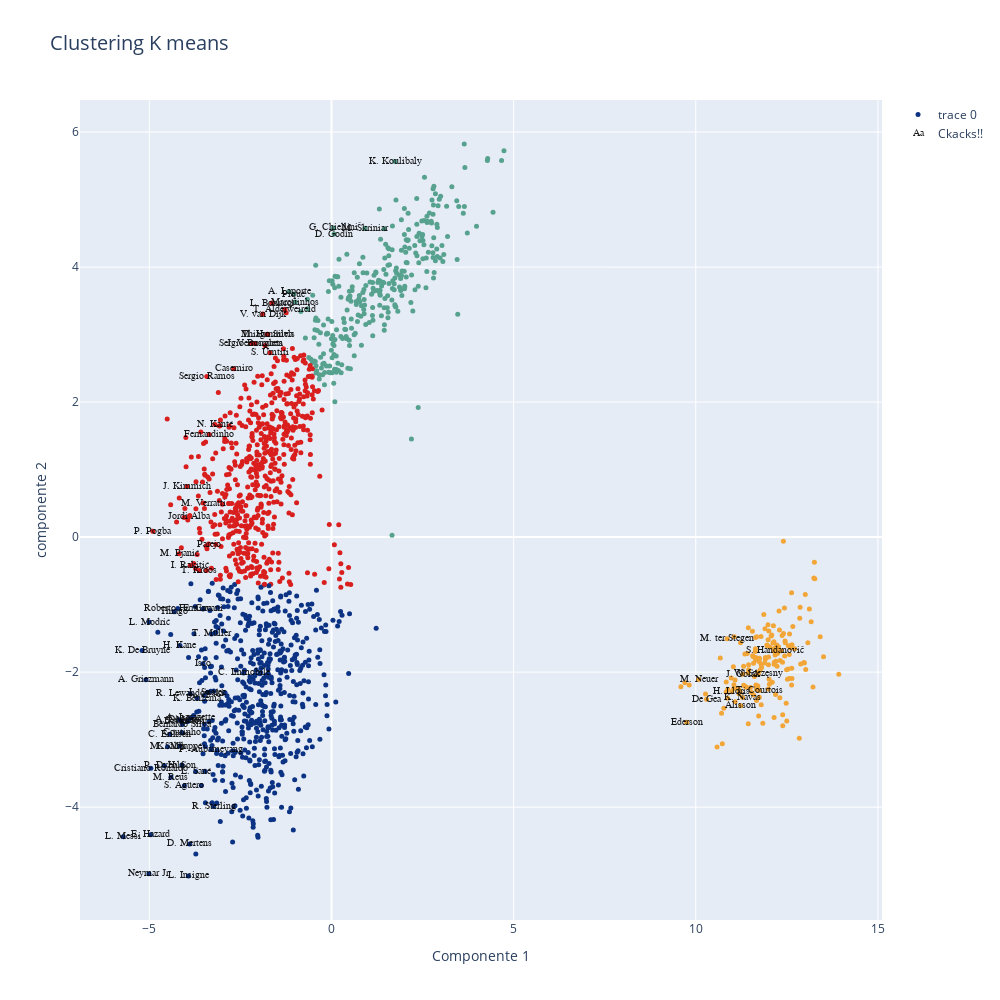

The code cell stored with this chart in its notebook:
### Code cell
data=[]
bool_crack=df_n["overall"] > 85
bool_no_crack=df_n["overall"]<86

print(X_projected)
#Eligo dos números entre 0 y  de n_skills-1
skill_1=X_projected
skill_2=X_projected


kmean_clusters = go.Scatter(x=X_projected[:,0], y=X_projected[:,1],
                           mode='markers',
                           text=df_n.loc[:,'short_name'],
                           #text=df_n.loc[:,'team_position'],
                           marker=dict(
                                size=5,
                                color = clusters.astype(np.float), #set color equal to a variable
                                colorscale='Portland',
                                showscale=False)
                           )

crack =go.Scatter(x=X_projected[bool_crack,0], y=X_projected[bool_crack,1],name='Ckacks!!',
                      text=df_n.loc[bool_crack,'short_name'],
                      textfont=dict(family='sans serif',size=10,color='black'),
                      opacity=0.9,mode='text')

data=[kmean_clusters,crack]

layout = go.Layout(title="Clustering K means ",titlefont=dict(size=20),
                xaxis=dict(title='Componente 1'),
                yaxis=dict(title='componente 2'),
                autosize=False, width=1000,height=1000)

fig = go.Figure(data=data, layout=layout)

iplot(fig)

### Figure 1 — Plotly figure (JSON) as saved in the notebook; plotly's stock layout.template omitted (floating-point values rounded to 4 significant figures; data arrays with more than 128 entries replaced by an {"elided": "..."} marker saying what was removed)
{"data": [{"marker": {"color": {"elided": "1615 int values"}, "colorscale": [[0, "rgb(12,51,131)"], [0.25, "rgb(10,136,186)"], [0.5, "rgb(242,211,56)"], [0.75, "rgb(242,143,56)"], [1, "rgb(217,30,30)"]], "showscale": false, "size": 5}, "mode": "markers", "text": {"elided": "1615 str values"}, "type": "scatter", "x": {"elided": "1615 float values"}, "y": {"elided": "1615 float values"}}, {"mode": "text", "name": "Ckacks!!", "opacity": 0.9, "text": ["L. Messi", "Cristiano Ronaldo", "Neymar Jr", "J. Oblak", "E. Hazard", "K. De Bruyne", "M. ter Stegen", "V. van Dijk", "L. Modrić", "M. Salah", "K. Mbappé", "K. Koulibaly", "H. Kane", "Alisson", "De Gea", "N. Kanté", "G. Chiellini", "S. Agüero", "Sergio Ramos", "L. Suárez", "R. Lewandowski", "Sergio Busquets", "A. Griezmann", "P. Dybala", "P. Pogba", "Ederson", "R. Sterling", "C. Eriksen", "T. Courtois", "Piqué", "S. Handanovič", "M. Neuer", "H. Lloris", "David Silva", "E. Cavani", "D. Godín", "T. Kroos", "M. Reus", "P. Aubameyang", "S. Mané", "A. Laporte", "Bernardo Silva", "Casemiro", "H. Son", "Fernandinho", "Thiago Silva", "K. Benzema", "J. Vertonghen", "D. Mertens", "M. Hummels", "T. Alderweireld", "Jordi Alba", "Thiago", "K. Navas", "L. Insigne", "L. Sané", "Marquinhos", "M. Škriniar", "M. Verratti", "S. Umtiti", "W. Szczęsny", "J. Kimmich", "Isco", "Roberto Firmino", "I. Rakitić", "M. Pjanić", "A. Di María", "L. Bonucci", "Coutinho", "Parejo", "T. Müller", "C. Immobile", "A. Lacazette"], "textfont": {"color": "black", "family": "sans serif", "size": 10}, "type": "scatter", "x": [-5.717, -4.959, -5.011, 11.29, -4.964, -5.2, 10.86, -1.886, -5.008, -4.501, -4.167, 1.744, -4.16, 11.24, 10.29, -3.201, 0.05, -4.037, -3.423, -3.398, -3.877, -2.202, -5.094, -4.588, -4.905, 9.748, -3.236, -4.44, 11.74, -1.033, 12.16, 10.08, 10.99, -3.947, -3.526, 0.06998, -3.626, -4.407, -3.305, -4.127, -1.164, -4.092, -2.685, -4.107, -3.353, -1.765, -3.692, -2.101, -3.892, -1.75, -1.281, -3.901, -4.315, 11.28, -3.929, -3.729, -0.9937, 0.9202, -3.523, -1.691, 11.71, -3.966, -3.528, -4.218, -3.877, -4.183, -4.179, -1.639, -4.101, -3.372, -3.292, -2.413, -3.858], "y": [-4.437, -3.425, -4.985, -2.032, -4.408, -1.68, -1.505, 3.303, -1.259, -3.105, -3.094, 5.563, -1.606, -2.497, -2.403, 1.668, 4.58, -3.682, 2.379, -2.299, -2.321, 2.868, -2.113, -3.386, 0.08569, -2.743, -3.99, -2.92, -2.272, 3.599, -1.68, -2.111, -2.292, -2.73, -1.064, 4.489, -0.4933, -3.557, -3.146, -2.719, 3.635, -2.776, 2.494, -3.376, 1.52, 3.005, -2.388, 2.868, -4.544, 3.004, 3.37, 0.3057, -1.107, -2.374, -5.018, -3.471, 3.482, 4.574, 0.5043, 2.729, -2.024, 0.7505, -1.876, -1.058, -0.4215, -0.248, -2.705, 3.467, -2.899, -0.1034, -1.434, -2.012, -2.678]}], "layout": {"autosize": false, "height": 1000, "title": {"font": {"size": 20}, "text": "Clustering K means "}, "width": 1000, "xaxis": {"title": {"text": "Componente 1"}}, "yaxis": {"title": {"text": "componente 2"}}}}
